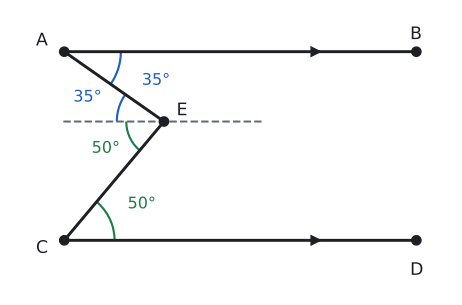

Reproduce this figure in Python.
import sys; sys.path.insert(0, "tools")
from cizim import *

# [AB] // [CD]. Kırılma noktası E sağda. m(BAE) = 35°, m(DCE) = 50°, m(AEC) = 85°.
# E'den çizilen kesikli paralel, E'deki açıyı 35° ve 50° olarak böler.
def yon(d): return np.array([np.cos(np.radians(d)), np.sin(np.radians(d))])
def kesis(p, u, q, v):
    s = np.linalg.solve(np.array([u, -v]).T, q - p); return p + s[0] * u
h = 3.0
A = np.array([0.0, h]); B = np.array([5.6, h]); C = np.array([0.0, 0.0]); D = np.array([5.6, 0.0])
E = kesis(A, yon(-35), C, yon(50))
print("E", E, "açı", np.degrees(np.arccos(np.dot(A - E, C - E) / np.linalg.norm(A - E) / np.linalg.norm(C - E))))
fig, ax = sekil(6, 4.2)
ax.set_aspect("equal"); ax.axis("off")
ax.plot(*zip(A, B), color=YAZI); ax.plot(*zip(C, D), color=YAZI)
ax.plot(4.0, h, ">", color=YAZI, markersize=7); ax.plot(4.0, 0, ">", color=YAZI, markersize=7)
ax.plot(*zip(A, E, C), color=YAZI)
ax.plot([E[0] - 1.6, E[0] + 1.6], [E[1], E[1]], color=SOLUK, lw=1.5, ls="--")
nokta(ax, *A, "A", dx=-0.45, dy=0.1); nokta(ax, *B, "B", dx=-0.1, dy=0.2)
nokta(ax, *C, "C", dx=-0.45, dy=-0.2); nokta(ax, *D, "D", dx=-0.1, dy=-0.55)
nokta(ax, *E, "E", dx=0.2, dy=0.1)
aci(ax, A, B, E, r=0.9, ad="35°", renk=MAVI)
aci(ax, C, D, E, r=0.8, ad="50°", renk=YESIL)
aci(ax, E, E + yon(180), A, r=0.75, ad="35°", renk=MAVI)
aci(ax, E, C, E + yon(180), r=0.6, ad="50°", renk=YESIL)
ax.set_xlim(-0.9, 6.2); ax.set_ylim(-0.9, h + 0.7)
kaydet(fig, __file__)
